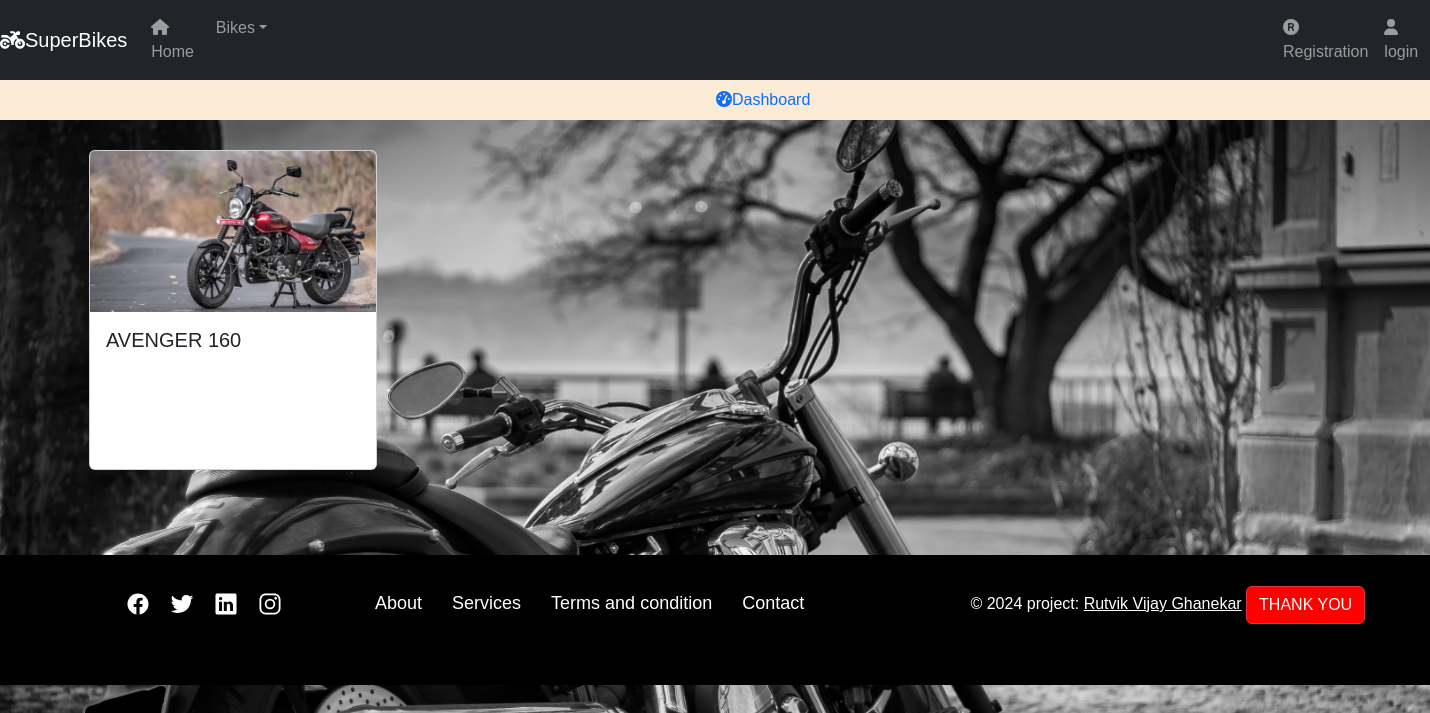
/avenger_bike/, run on the app's committed database.
### BIKE/core/models.py (models this page shows, shortened)
class Bike(models.Model):
    CATEGORY_CHOICES = [
        ('SPORT_BIKE', 'sport_bike'),
        ('ELECTRIC_BIKE', 'electric_bike'),
        ('ELECTRIC_SCOTY', 'electric_scoty'),
        ('ROYAL_BIKE','royal_bike'),
        ('SHINE_BIKE','shine_bike'),
        ('UNICORN_BIKE','unicorn_bike'),
        ('ACTIVA_BIKE','activa_bike'),
        ('AVENGER_BIKE','avenger_bike'),
        ('DIO_BIKE','dio_bike')
    ]
    name = models.CharField(max_length=100)
    category = models.CharField(max_length=20, choices=CATEGORY_CHOICES)
    small_description=models.CharField(max_length=300)
    description=models.TextField()
    selling_price = models.IntegerField()
    discounted_price = models.IntegerField()
    bike_image =models.ImageField(upload_to='bike_images')  # As we are using image field we have to intall 'pillow'. And we have to Define MEDIA_URL in settings.py file so that all folder should save in media directory

### BIKE/core/views.py (the view)
# urls.py: path('avenger_bike/',views.AvengerCategoriesView.as_view(),name='avengerbike'),
class AvengerCategoriesView(View):
    def get(self,request):
        avenger_category = Bike.objects.filter(category='AVENGER_BIKE')
        return render(request,'avenger.html',{'avenger_category':avenger_category})

### BIKE/core/templates/avenger.html (shortened to what this page needs)
{% extends "base.html" %}
{% block content %}
<div class="container  ">
    <div class="row">
        {% for dc in avenger_category %}
        <div class="col-sm-4   ">
            <div class="card " style="width: 18rem; height:20rem">
                <a href="{% url "sportbikedetails" dc.id %}"><img class="card-img-top " src="{{dc.bike_image.url}}" alt="Card image cap"></a>
                <div class="card-body">
                  <h5 class="card-title">{{dc.name}}</h5>
                </div>
            </div>
        </div>
        {% endfor %}
    </div>
</div>
{% endblock content %}

### BIKE/core/static/css/main.css (style rules this page uses)
body { background-color: rgb(155, 147, 147) }
.card { margin: 0 auto; float: none; margin-bottom: 10px; }
.row { float: left; margin: 10px; }
body { font-family: 'Arial', sans-serif; background-color: #f8f9fa; margin: 0; padding: 0; }
.container { margin-top: 20px; }
.card { margin-bottom: 20px; }

### BIKE/core/templates/footer.html (style rules this page uses)
body { margin: 0; padding: 0; background-color: white; }
body { margin: 0; padding: 0; height: 100vh; display: flex; flex-direction: column; }

### data on the page
Bike: bike_image (picture), name "AVENGER 160"
